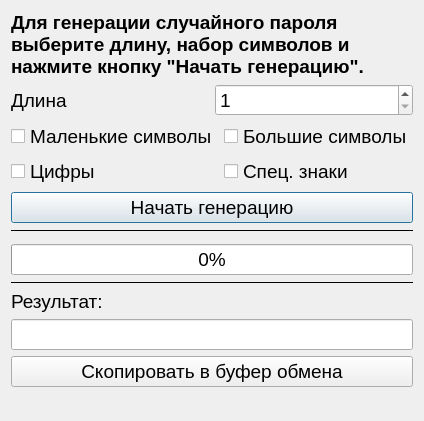
<?xml version="1.0" encoding="UTF-8"?>
<ui version="4.0">
 <class>PasswordGeneratorDialog</class>
 <widget class="QDialog" name="PasswordGeneratorDialog">
  <property name="geometry">
   <rect>
    <x>0</x>
    <y>0</y>
    <width>422</width>
    <height>421</height>
   </rect>
  </property>
  <property name="windowTitle">
   <string>Dialog</string>
  </property>
  <layout class="QVBoxLayout" name="verticalLayout_2">
   <item>
    <widget class="QLabel" name="label_3">
     <property name="font">
      <font>
       <pointsize>14</pointsize>
       <weight>75</weight>
       <bold>true</bold>
      </font>
     </property>
     <property name="text">
      <string>Для генерации случайного пароля выберите длину, набор символов и нажмите кнопку &quot;Начать генерацию&quot;.</string>
     </property>
     <property name="wordWrap">
      <bool>true</bool>
     </property>
    </widget>
   </item>
   <item>
    <layout class="QGridLayout" name="gridLayout">
     <item row="1" column="0">
      <widget class="QCheckBox" name="chbSmallCh">
       <property name="font">
        <font>
         <family>Arial</family>
         <pointsize>14</pointsize>
        </font>
       </property>
       <property name="text">
        <string>Маленькие символы</string>
       </property>
      </widget>
     </item>
     <item row="1" column="1">
      <widget class="QCheckBox" name="chbBigCh">
       <property name="font">
        <font>
         <family>Arial</family>
         <pointsize>14</pointsize>
        </font>
       </property>
       <property name="text">
        <string>Большие символы</string>
       </property>
      </widget>
     </item>
     <item row="0" column="0" colspan="2">
      <layout class="QHBoxLayout" name="horizontalLayout_2">
       <item>
        <widget class="QLabel" name="label">
         <property name="font">
          <font>
           <family>Arial</family>
           <pointsize>14</pointsize>
          </font>
         </property>
         <property name="text">
          <string>Длина</string>
         </property>
        </widget>
       </item>
       <item>
        <widget class="QSpinBox" name="sbLength">
         <property name="font">
          <font>
           <family>Arial</family>
           <pointsize>14</pointsize>
          </font>
         </property>
         <property name="minimum">
          <number>1</number>
         </property>
        </widget>
       </item>
      </layout>
     </item>
     <item row="2" column="0">
      <widget class="QCheckBox" name="chbDigits">
       <property name="font">
        <font>
         <family>Arial</family>
         <pointsize>14</pointsize>
        </font>
       </property>
       <property name="text">
        <string>Цифры</string>
       </property>
      </widget>
     </item>
     <item row="2" column="1">
      <widget class="QCheckBox" name="chbSpecialChar">
       <property name="font">
        <font>
         <family>Arial</family>
         <pointsize>14</pointsize>
        </font>
       </property>
       <property name="text">
        <string>Спец. знаки</string>
       </property>
      </widget>
     </item>
    </layout>
   </item>
   <item>
    <widget class="QPushButton" name="btnStartGen">
     <property name="font">
      <font>
       <family>Arial</family>
       <pointsize>14</pointsize>
      </font>
     </property>
     <property name="text">
      <string>Начать генерацию</string>
     </property>
    </widget>
   </item>
   <item>
    <widget class="Line" name="line">
     <property name="frameShadow">
      <enum>QFrame::Plain</enum>
     </property>
     <property name="orientation">
      <enum>Qt::Horizontal</enum>
     </property>
    </widget>
   </item>
   <item>
    <widget class="QWidget" name="genWidget" native="true"/>
   </item>
   <item>
    <widget class="QProgressBar" name="progressBar">
     <property name="font">
      <font>
       <family>Arial</family>
       <pointsize>14</pointsize>
      </font>
     </property>
     <property name="value">
      <number>0</number>
     </property>
    </widget>
   </item>
   <item>
    <widget class="Line" name="line_2">
     <property name="frameShadow">
      <enum>QFrame::Plain</enum>
     </property>
     <property name="orientation">
      <enum>Qt::Horizontal</enum>
     </property>
    </widget>
   </item>
   <item>
    <widget class="QLabel" name="label_2">
     <property name="font">
      <font>
       <family>Arial</family>
       <pointsize>14</pointsize>
      </font>
     </property>
     <property name="text">
      <string>Результат:</string>
     </property>
    </widget>
   </item>
   <item>
    <widget class="QLineEdit" name="leResult">
     <property name="font">
      <font>
       <family>Arial</family>
       <pointsize>14</pointsize>
      </font>
     </property>
     <property name="readOnly">
      <bool>true</bool>
     </property>
    </widget>
   </item>
   <item>
    <widget class="QPushButton" name="btnCopy">
     <property name="font">
      <font>
       <family>Arial</family>
       <pointsize>14</pointsize>
      </font>
     </property>
     <property name="text">
      <string>Скопировать в буфер обмена</string>
     </property>
    </widget>
   </item>
   <item>
    <spacer name="verticalSpacer">
     <property name="orientation">
      <enum>Qt::Vertical</enum>
     </property>
     <property name="sizeHint" stdset="0">
      <size>
       <width>20</width>
       <height>40</height>
      </size>
     </property>
    </spacer>
   </item>
  </layout>
 </widget>
 <resources/>
 <connections/>
</ui>
